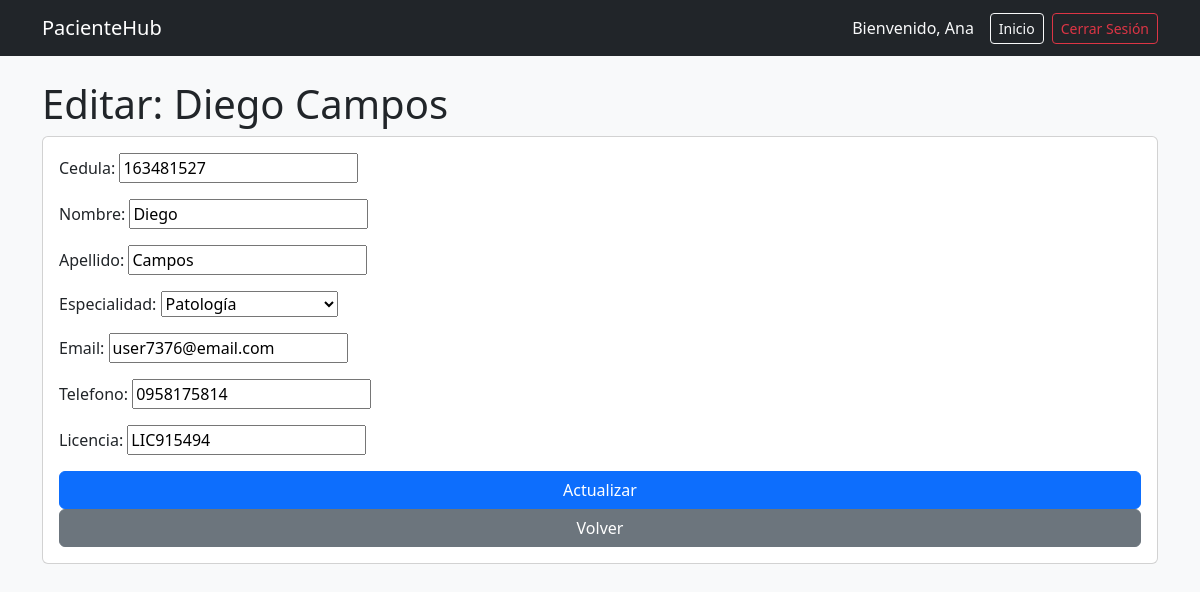
Screenshot of /medico/editar/diego-163481527/ (signed in) with the database file from the repository.
### student/models.py (models this page shows, shortened)
class Paciente(AbstractUser):
    cedula = models.CharField(max_length=10, unique=True)
    telefono = models.CharField(max_length=10)
    fecha_nacimiento = models.DateField()
    direccion = models.TextField()
    email = models.EmailField(unique=True)
    first_name = models.CharField(max_length=150)
    last_name = models.CharField(max_length=150)
    slug = models.SlugField(unique=True, blank=True)

class Medico(models.Model):
    cedula = models.CharField(max_length=10, unique=True)
    nombre = models.CharField(max_length=100)
    apellido = models.CharField(max_length=100)
    especialidad = models.ForeignKey(Especialidad, on_delete=models.CASCADE)
    email = models.EmailField(unique=True)
    telefono = models.CharField(max_length=10)
    licencia = models.CharField(max_length=20, unique=True)
    slug = models.SlugField(unique=True, blank=True)

class Especialidad(models.Model):
    nombre = models.CharField(max_length=100, unique=True)
    descripcion = models.TextField(blank=True, null=True)
    slug = models.SlugField(unique=True, blank=True)
    def __str__(self):
        return self.nombre
    class Meta:
        verbose_name_plural = "Especialidades"

### student/views.py (the view)
# urls.py: path("medico/editar/<slug:slug>/", views.editar_medico, name="editar_medico"),
@login_required(login_url='student:login')
def editar_medico(request, slug):
    medico = get_object_or_404(Medico, slug=slug)
    form = MedicoForm(request.POST or None, instance=medico)
    if form.is_valid():
        form.save()
        messages.success(request, 'Médico actualizado correctamente')
        return redirect('student:listar_medicos')
    return render(request, 'medico/editar.html', {'form': form, 'medico': medico})

### student/forms.py (shortened to what this page needs)
class MedicoForm(forms.ModelForm):
    class Meta:
        model = Medico
        fields = ['cedula', 'nombre', 'apellido', 'especialidad', 'email', 'telefono', 'licencia']

### student/templates/medico/editar.html (shortened to what this page needs)
{% extends "paciente/base.html" %}
{% load static %}
{% block content %}
<h1>Editar: {{ medico.nombre }} {{ medico.apellido }}</h1>
<form method="post" class="card card-body" id="formMedico" name="formMedico">
  {{ form.as_p }}
  <button type="submit" class="btn btn-primary" id="btnActualizar">Actualizar</button>
  <a class="btn btn-secondary" href="{% url 'student:listar_medicos' %}">Volver</a>
</form>
{% endblock %}

### student/templates/paciente/base.html (shortened to what this page needs)
<!doctype html>
<html lang="es">
<head>
  <link href="https://cdn.jsdelivr.net/npm/bootstrap@5.3.2/dist/css/bootstrap.min.css" rel="stylesheet">
</head>
<body class="bg-light">
<nav class="navbar navbar-dark bg-dark mb-4">
  <div class="container">
    <a class="navbar-brand" href="{% url 'student:inicio' %}">PacienteHub</a>
    <div class="d-flex align-items-center">
      <span class="navbar-text text-light me-3">
        Bienvenido, {{ user.first_name }}
      </span>
      <a class="btn btn-sm btn-outline-light me-2" href="{% url 'student:inicio' %}">Inicio</a>
      <a class="btn btn-sm btn-outline-danger" href="{% url 'student:logout' %}">Cerrar Sesión</a>
    </div>
  </div>
</nav>
<div class="container">
  {% block content %}{% endblock %}
</div>
</body>
</html>

### rows the page displays
Paciente: first_name "Ana"
Medico: nombre "Diego", apellido "Campos", cedula "163481527", especialidad "Patología", email "user7376@email.com", telefono "0958175814", licencia "LIC915494"
